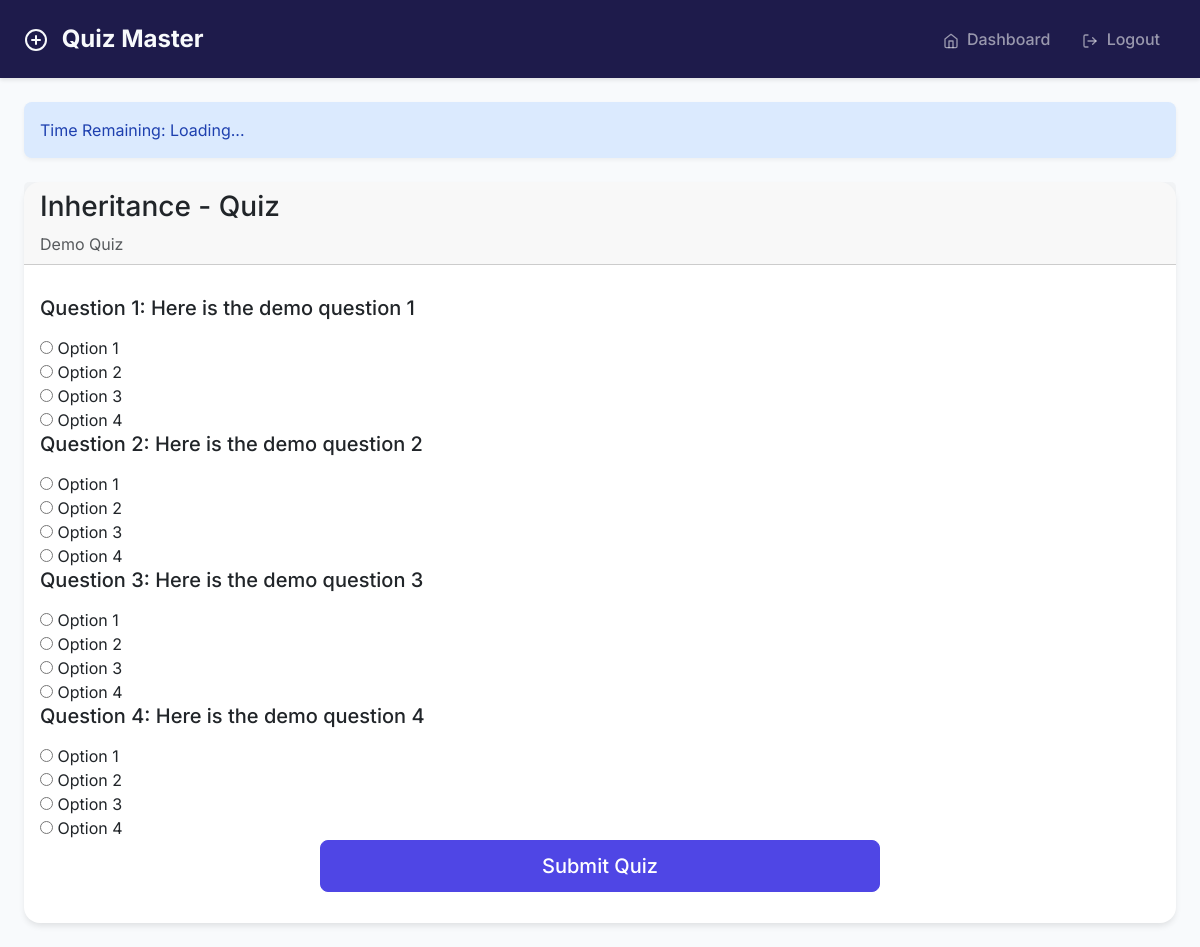
/quiz/1 (signed in), run on the app's committed database.
### models/models.py (models this page shows)
class Chapter(db.Model):
    id = db.Column(db.Integer, primary_key=True)
    name = db.Column(db.String(100), nullable=False)
    description = db.Column(db.Text)
    subject_id = db.Column(db.Integer, db.ForeignKey('subject.id'), nullable=False)
    quizzes = db.relationship('Quiz', backref='chapter', cascade='all, delete-orphan', lazy=True)

class Quiz(db.Model):
    id = db.Column(db.Integer, primary_key=True)
    chapter_id = db.Column(db.Integer, db.ForeignKey('chapter.id'), nullable=False)
    date_of_quiz = db.Column(db.Date, nullable=False)
    time_duration = db.Column(db.Interval, nullable=False)
    remarks = db.Column(db.Text)
    questions = db.relationship('Question', backref='quiz', cascade='all, delete-orphan', lazy=True)
    scores = db.relationship('Score', backref='quiz', cascade='all, delete-orphan', lazy=True)

class Question(db.Model):
    id = db.Column(db.Integer, primary_key=True)
    quiz_id = db.Column(db.Integer, db.ForeignKey('quiz.id'), nullable=False)
    question_statement = db.Column(db.Text, nullable=False)
    option1 = db.Column(db.String(200), nullable=False)
    option2 = db.Column(db.String(200), nullable=False)
    option3 = db.Column(db.String(200), nullable=False)
    option4 = db.Column(db.String(200), nullable=False)
    correct_option = db.Column(db.Integer, nullable=False)

### controllers/user.py (the view)
@user.route('/quiz/<int:quiz_id>')
@login_required
def start_quiz(quiz_id):
    if current_user.is_admin:
        flash('Administrators cannot take quizzes.', 'warning')
        return redirect(url_for('admin.dashboard'))
    quiz = Quiz.query.get_or_404(quiz_id)
    if quiz.date_of_quiz > datetime.utcnow().date():
        flash('This quiz is not yet available.', 'warning')
        return redirect(url_for('user.dashboard'))
    existing_attempt = Score.query.filter_by(
        user_id=current_user.id,
        quiz_id=quiz_id
    ).first()
    if existing_attempt:
        flash('You have already attempted this quiz.', 'warning')
        return redirect(url_for('user.dashboard'))
    questions = Question.query.filter_by(quiz_id=quiz_id).all()
    if not questions:
        flash('No questions available for this quiz.', 'warning')
        return redirect(url_for('user.dashboard'))
    return render_template('user/quiz.html',
                         quiz=quiz,
                         questions=questions,
                         duration_seconds=int(quiz.time_duration.total_seconds()))

### app.py (called while the page is built)
@login_manager.user_loader
def load_user(user_id):
    return User.query.get(int(user_id))

### templates/user/quiz.html (shortened to what this page needs)
{% extends "base.html" %}
{% block content %}
<div class="quiz-timer alert alert-info">
    Time Remaining: <span id="timer">Loading...</span>
</div>
<div class="card mb-4">
    <div class="card-header">
        <h3>{{ quiz.chapter.name }} - Quiz</h3>
        <p class="text-muted mb-0">{{ quiz.remarks }}</p>
    </div>
    <div class="card-body">
        <form id="quizForm" method="POST" action="{{ url_for('user.submit_quiz', quiz_id=quiz.id) }}">
            {% for question in questions %}
                <div class="question-card" id="question-{{ question.id }}">
                    <h5 class="mb-3">Question {{ loop.index }}: {{ question.question_statement }}</h5>
                    <div class="options">
                        {% for i in range(1, 5) %}
                            {% set option = question['option' ~ i] %}
                            <div class="option">
                                <input type="radio"
                                       name="question_{{ question.id }}"
                                       id="q{{ question.id }}_option{{ i }}"
                                       value="{{ i }}"
                                       class="option-input">
                                <label for="q{{ question.id }}_option{{ i }}" class="option-label">
                                    {{ option }}
                                </label>
                            </div>
                        {% endfor %}
                    </div>
                </div>
            {% endfor %}
            <div class="d-grid gap-2 col-md-6 mx-auto">
                <button type="submit" class="btn btn-primary btn-lg">Submit Quiz</button>
            </div>
        </form>
    </div>
</div>
{% endblock %}

### templates/base.html (style rules this page uses)
:root { --primary-color: #4f46e5; --secondary-color: #6366f1; --dark-color: #1e1b4b; --light-color: #f8fafc; }
body { font-family: 'Inter', sans-serif; background-color: #f8fafc; color: #1e293b; }
.alert { border-radius: 0.5rem; border: none; padding: 1rem; margin-bottom: 1.5rem; box-shadow: 0 2px 4px rgba(0,0,0,0.05); }
.alert-info { background-color: #dbeafe; color: #1e40af; }
.btn { padding: 0.625rem 1.25rem; font-weight: 500; border-radius: 0.5rem; transition: all 0.3s ease; margin-bottom: 15px; }
.btn-primary { background-color: var(--primary-color); border-color: var(--primary-color); }
.card { border: none; border-radius: 1rem; gap: 15px; margin-bottom: 15px; box-shadow: 0 4px 6px -1px rgba(0,0,0,0.1); transition: transform 0.3s ease; }

### data on the page
Chapter: chapter.name "Inheritance"
Quiz: remarks "Demo Quiz"
Question: question_statement "Here is the demo question 1", option1 "Option 1" "Option 2" "Option 3" "Option 4"
Question: question_statement "Here is the demo question 2", option1 "Option 1" "Option 2" "Option 3" "Option 4"
Question: question_statement "Here is the demo question 3", option1 "Option 1" "Option 2" "Option 3" "Option 4"
Question: question_statement "Here is the demo question 4", option1 "Option 1" "Option 2" "Option 3" "Option 4"
